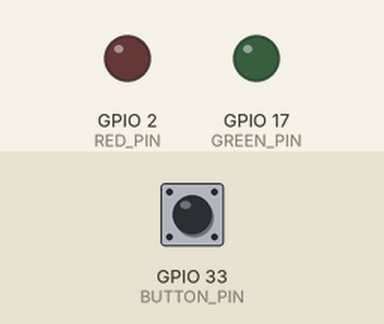
Recording of a sketch running on a simulated ESP32. Parts: output pins drawn as LEDs (lit = HIGH). Dashed ring = blinking. Inputs (shaded band) come from the test bench; at power-on: GPIO 33 (BUTTON_PIN) LOW. WiFi joins after 1.5 s; servers stay silent unless stated; what the sketch prints to the serial monitor is not drawn.

Above: at 5.7 s.
5.8 s: GPIO 33 (BUTTON_PIN) pulled HIGH for 0.15 s
At 6.5 s:
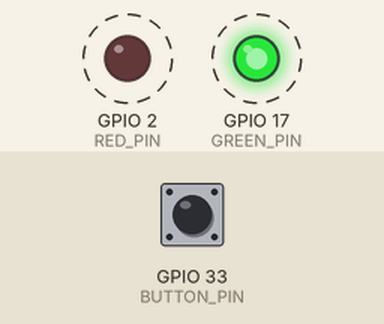
8.9 s: GPIO 33 (BUTTON_PIN) pulled HIGH for 3.2 s
At 9.05 s:
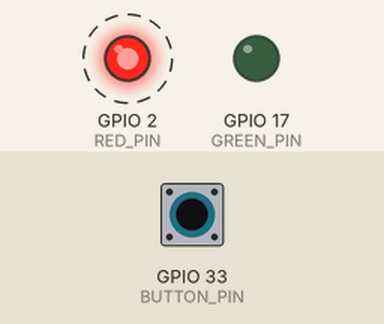
Timing chart, 0 to 13.7 s (numbered marks = the images above; inputs shaded):
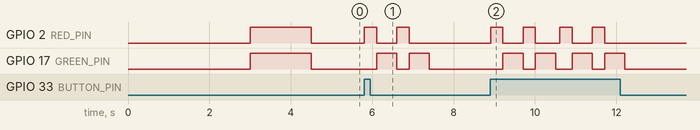

The sketch:

Dinner_ESP32.ino
```cpp
#include <WiFi.h>
#include <WiFiClientSecure.h>
#include <HTTPClient.h>
#include <string.h>
#include <UniversalTelegramBot.h>
#include <ArduinoJson.h>

// WiFi Credentials
const char* ssid = "ssid";
const char* password = "pass";

// Static IP Configuration
WiFiClientSecure client;

// Telegram Credentials
#define BOT_TOKEN "token"
#define CHAT_ID1 "id"
#define CHAT_ID2 "id"
#define CHAT_MSG "Food is ready, come down."

// GPIO Pins
#define RED_PIN 2
#define GREEN_PIN 17
#define BUTTON_PIN 33

// Initialize Telegram Bot
UniversalTelegramBot bot(BOT_TOKEN, client);

void initWiFi() {
  if (WiFi.status() == WL_CONNECTED) {
    return;
  }

  digitalWrite(RED_PIN, HIGH);
  digitalWrite(GREEN_PIN, HIGH);
  Serial.print("- Connecting to Home Router: ");
  Serial.println(ssid);

  WiFi.mode(WIFI_STA);
  WiFi.begin(ssid, password);

  const int maxAttempts = 50;
  int attempt = 0;

  while (WiFi.status() != WL_CONNECTED && attempt < maxAttempts) {
    Serial.print(".");
    delay(500);
    attempt++;
  }

  if (WiFi.status() == WL_CONNECTED) {
    Serial.println(" Successfully connected: " + WiFi.localIP().toString());
    digitalWrite(RED_PIN, LOW);
    digitalWrite(GREEN_PIN, LOW);
    client.setInsecure();
  } else {
    Serial.println("- Connection Timeout. Restarting...");
    digitalWrite(RED_PIN, LOW);
    digitalWrite(GREEN_PIN, LOW);
    WiFi.disconnect();
    delay(1000);
    ESP.restart();
  }
}

bool sendTelegramMessage(const char* chatId, const String& message) {
  Serial.println("- Sending Telegram message...");
  const int maxRetries = 3;
  int attempt = 0;

  while (attempt < maxRetries) {
    digitalWrite(RED_PIN, HIGH);
    if (bot.sendMessage(chatId, message, "Markdown")) {
      Serial.print("- Successfully sent message to ");
      Serial.println(chatId);
      digitalWrite(RED_PIN, LOW);
      digitalWrite(GREEN_PIN, HIGH);
      delay(500);
      digitalWrite(GREEN_PIN, LOW);
      return true;
    } else {
      Serial.print("- Failed to send message to ");
      Serial.print(chatId);
      Serial.print(" (Attempt ");
      Serial.print(attempt);
      Serial.println(")");
      digitalWrite(RED_PIN, LOW);
      delay(500);
    }
    attempt++;
    if (attempt == maxRetries) {
      Serial.println("- All attempts to send message failed.");
      return false;
    }
  }
  return true;
}

void setup() {
  Serial.begin(115200);
  pinMode(RED_PIN, OUTPUT);
  pinMode(GREEN_PIN, OUTPUT);
  pinMode(BUTTON_PIN, INPUT_PULLDOWN);
  delay(3000);
  initWiFi();
  Serial.println("- Ready. Waiting for button press...");
}

void loop() {
  if (digitalRead(BUTTON_PIN) == HIGH) {
    Serial.println("- Button pressed!");
    bool msg1 = sendTelegramMessage(CHAT_ID1, CHAT_MSG);
    bool msg2 = sendTelegramMessage(CHAT_ID2, CHAT_MSG);
    if (!msg1 || !msg2) {
      WiFi.disconnect();
      delay(1000);
      ESP.restart();
    }
  }
  if (WiFi.status() != WL_CONNECTED) {
    Serial.println("- Wi-Fi disconnected! Reconnecting...");
    initWiFi();
  }
  delay(100);
}
```

Measured:
- after the input at 5.8 s, GPIO 2 (RED_PIN): alternates HIGH for 0.30 s and LOW for 0.50 s, 4 changes in all, then stays LOW, starting at once; GPIO 17 (GREEN_PIN): alternates HIGH for 0.50 s and LOW for 0.30 s, 4 changes in all, then stays LOW, starting after 0.31 s
- after the input at 8.9 s, GPIO 2 (RED_PIN): alternates HIGH for 0.30 s and LOW for 0.50 s, 8 changes in all, then stays LOW, starting at once; GPIO 17 (GREEN_PIN): LOW → HIGH after 0.31 s, → LOW 0.50 s later, → HIGH 0.30 s later, → LOW 0.50 s later, … (8 changes in this stretch)
